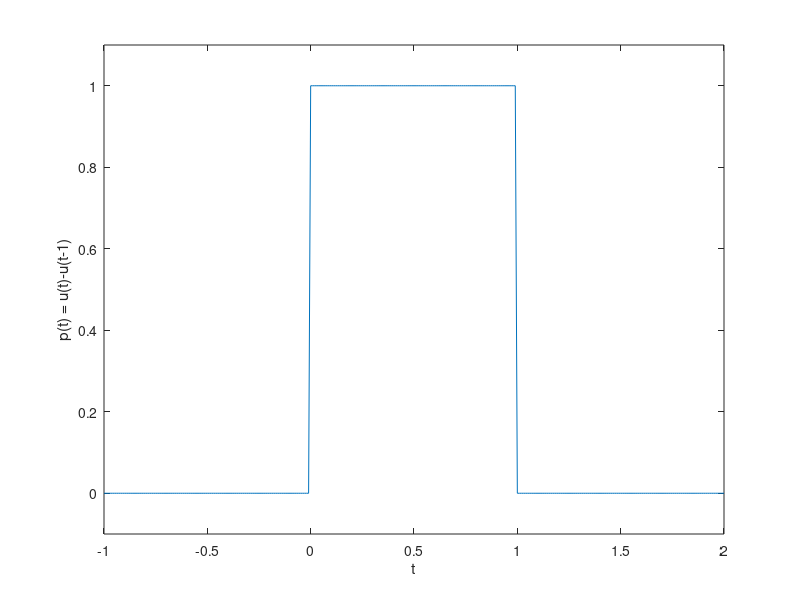

The MATLAB script that drew this image:
figure; 
p = @(t) 1.0.*((t>=0)&(t<1)); % creating u(t) function 
t = (-1:0.01:2); %initializing t
plot (t,p(t)); 
xlabel('t'); 
ylabel('p(t) = u(t)-u(t-1)');
axis([-1 2 -.1 1.1]); 

%this is B1 code not A4